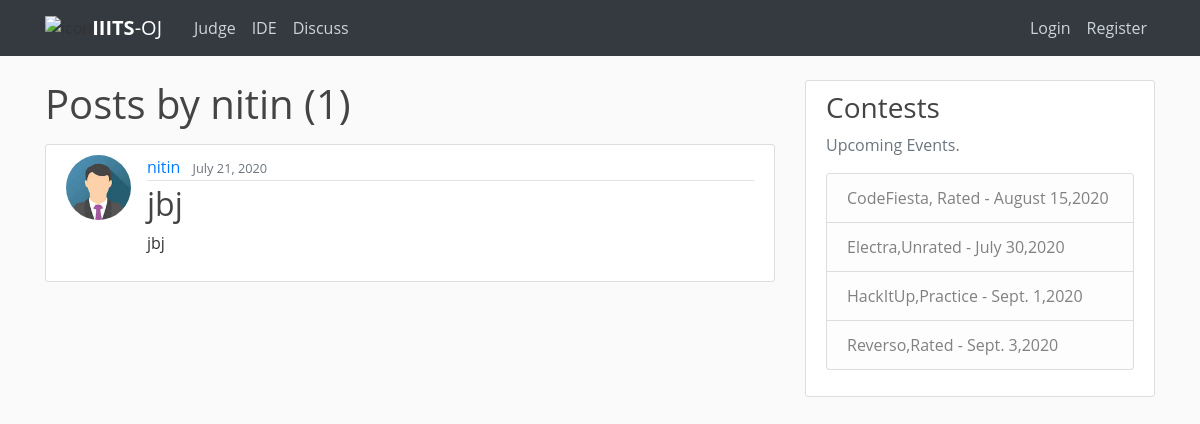
The app's page /discuss/user/nitin/ with its own data.
### blog/models.py (models this page shows, shortened)
class Post(models.Model):
    title = models.CharField(max_length=100)
    content = FroalaField(theme='gray')
    date_posted = models.DateTimeField(default=timezone.now)
    author = models.ForeignKey(User, on_delete=models.CASCADE)

### users/models.py (models this page shows, shortened)
class Profile(models.Model):
    user = models.OneToOneField(User,on_delete=models.CASCADE)
    image = models.ImageField(default='default.jpg',upload_to='profile_pics')
    institution = models.CharField(max_length=100,default="IIITS")
    bio = models.TextField(default="...")
    rating=models.IntegerField(default=0)
    hrating=models.IntegerField(default=0)
    star=models.IntegerField(default=1)
    ac_solution=models.IntegerField(default=0)
    wa_solution=models.IntegerField(default=0)
    tle_solution=models.IntegerField(default=0)
    ce_solution=models.IntegerField(default=0)
    re_solution=models.IntegerField(default=0)

### blog/views.py (the view)
# urls.py: path('user/<str:username>/', UserPostListView.as_view(), name='user-posts'),
class UserPostListView(ListView):
    model=Post
    template_name = 'blog/user_posts.html' # <app>/<model>_<viewtype>.html
    context_object_name = 'posts'
    paginate_by = 5
    def get_queryset(self):
        user = get_object_or_404(User,username=self.kwargs.get('username'))
        return Post.objects.filter(author=user).order_by('-date_posted')

### blog/templates/blog/user_posts.html (shortened to what this page needs)
{% extends "blog/base.html" %}
{% block content %}
<link href="/static/froala_editor/css/froala_style.min.css" type="text/css" media="all" rel="stylesheet">
<h1 class ="mb-3">
    Posts by {{ view.kwargs.username}} ({{page_obj.paginator.count}})
</h1>
    {% for post in posts %}
    <article class="media content-section">
        <img class="rounded-circle article-img" src="{{ post.author.profile.image.url }}">
        <div class="media-body">
          <div class="article-metadata">
            <a class="mr-2 " href="{% url 'user-posts' post.author.username %}">{{ post.author }}</a>
            <small class="text-muted">{{ post.date_posted|date:"F d, Y"}}</small>
          </div>
          <h2><a class="article-title" href="{% url 'post-detail' post.id %}">{{ post.title }}</a></h2>
          <div class="fr-view">
          {{ post.content|safe }}
      </article>
    {% endfor %}
{% endblock content %}

### blog/static/blog/main.css (style rules this page uses)
body { background: #fafafa; color: #333333; margin-top: 5rem; }
h1, h2, h3, h4, h5, h6 { color: #444444; }
.content-section { background: #ffffff; padding: 10px 20px; border: 1px solid #dddddd; border-radius: 3px; margin-bottom: 20px; }
.article-title { color: #444444; }
.article-img { height: 65px; width: 65px; margin-right: 16px; }
.article-metadata { padding-bottom: 1px; margin-bottom: 4px; border-bottom: 1px solid #e3e3e3 }

### blog/templates/blog/base.html (style rules this page uses)
body { font-family: 'Open Sans', arial, sans-serif; }

### records on screen
Post: author.profile.image (placeholder picture), author "nitin", date_posted "July 21, 2020", title "jbj", content "jbj"

### other values on screen
{{ view.kwargs.username }} "nitin"
{{ page_obj.paginator.count }} "1"
